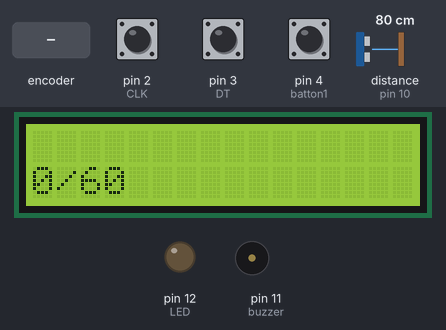
Recording of a sketch running on a simulated Arduino Uno, built with avr-gcc and run on an emulated ATmega328P. Shown: 16×2 character LCD, output pins drawn as LEDs (lit = HIGH), buzzer (waves = sounding, pin HIGH). Wiring (inferred from the names in the program): ultrasonic range finder: trigger pin 9; echo pin 10. Inputs (shaded band) come from the test bench; at power-on: distance to the obstacle (sensor on pin 10) 80 cm, pin 4 (batton1) HIGH, pin 2 (CLK) HIGH, pin 3 (DT) HIGH. The echo pulse lasts 58.3 µs per cm; pins used as bus, display or sensor lines are not drawn; what the sketch prints to the serial monitor is not drawn.

Above: at 1.3 s.
1.4 s: distance to the obstacle (sensor on pin 10) set to 28 cm
2.9 s: distance to the obstacle (sensor on pin 10) set to 23 cm
At 3.9 s:
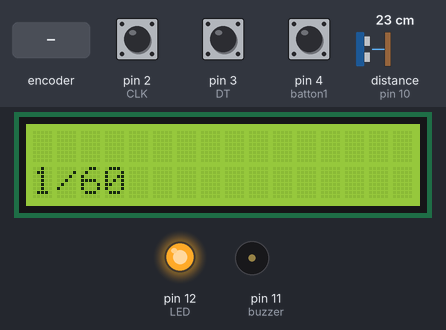
5.9 s: rotary encoder on pin 2 (CLK) / pin 3 (DT) turned 3 steps (first pin leading)
At 7.0 s:
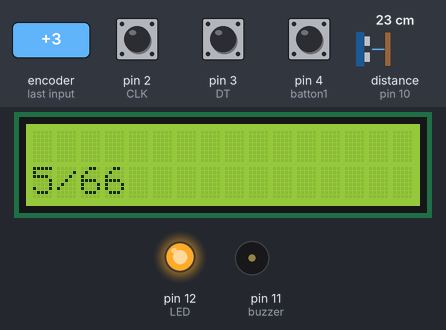
8.0 s: pin 4 (batton1) pulled LOW for 0.15 s
At 8.9 s:
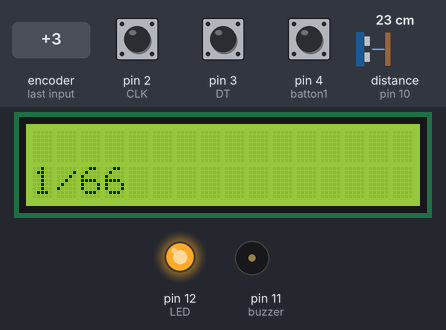
9.6 s: rotary encoder on pin 2 (CLK) / pin 3 (DT) turned 1 step (first pin leading)
At 10.6 s:
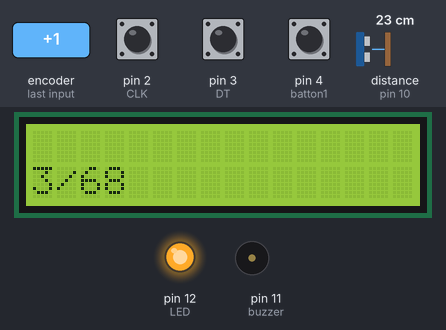
11.3 s: pin 4 (batton1) pulled LOW for 1 s
At 12.4 s:
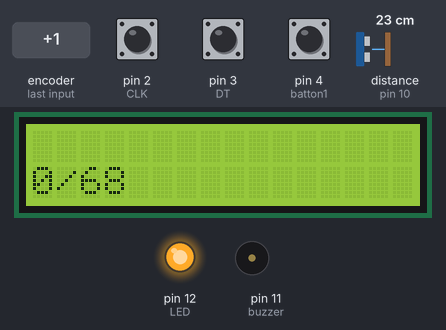
Timing chart, 0 to 14.3 s (numbered marks = the images above; inputs shaded):
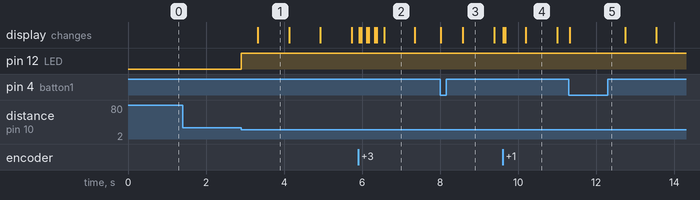

Measured:
- the behaviour switches between 26 and 25 cm on distance to the obstacle (sensor on pin 10) (found by bisection; images 0 and 1)
- after the input at 1.4 s, every drawn part: stays the same
- after the input at 2.9 s, pin 12 (LED): LOW → HIGH at once; the display: changes after 0.43 s (image 1)
- what the display in image 1 shows lasts 0.8 s, from 3.3 s to 4.1 s

The sketch:

fitnes_V2.0.ino
```cpp
#include <Wire.h>
#include <LiquidCrystal_I2C.h>

#define SDA A4// дисплей
#define SCL A5// дисплей
#define TRIG 9 // датчик расстояния
#define ECHO 10 // датчик расст.
#define LED 12 //индикатор препятствия
#define CLK 2 // потенциометр
#define DT 3 // потенциометр
#define batton1 4 // кнопка на потенциометре
#define buzzer 11 // пищалка

LiquidCrystal_I2C lcd(0x27, 16, 2);

boolean led_flag = 0;
unsigned int upquantity = 0;
int seriilimit = 60;
int serialquantity = 0;

int lastStateCLK; // для потенциометра

unsigned long previousMillis = 0;
unsigned long upMillis = 0;
const unsigned long interval = 50; // частота измерения датчика
const unsigned long upinterval = 400; // время пролёта руки у датчика


void setup() {
  Serial.begin(9600);
  pinMode(TRIG, OUTPUT);
  pinMode(ECHO, INPUT);
  pinMode(LED, OUTPUT);
  pinMode(CLK, INPUT);
  pinMode(DT, INPUT);
  pinMode(batton1, INPUT_PULLUP);
  pinMode(buzzer, OUTPUT);

  lcd.init();           // Инициализация
  lcd.backlight();      // Включить подсветку
  lcd.setCursor(0, 0);
  lcd.print("                 ");
  lcd.print(serialquantity);
  lcd.setCursor(0, 1);
  lcd.print("                 ");
  lcd.setCursor(0, 1);
  lcd.print(upquantity/2);
  lcd.print("/");
  lcd.print(seriilimit);

  lastStateCLK = digitalRead(CLK);

}


void loop() {
  unsigned long currentMillis = millis();
  int currentStateCLK = digitalRead(CLK);

   if (currentMillis - previousMillis >= interval) {
    previousMillis = currentMillis;

    digitalWrite(TRIG, LOW);
    delayMicroseconds(2);
    digitalWrite(TRIG, HIGH);
    delayMicroseconds(10);
    digitalWrite(TRIG, LOW);

    long duration = pulseIn(ECHO, HIGH);
  float distance = duration * 0.034 / 2; // скорость звука ~0.034 см/мкс
  // Serial.print("Расстояние: ");
  // Serial.print(distance);
  // Serial.println(" см");
  if (distance <= 25) { // условие для датчика, отсчёт 1x
    digitalWrite(LED, HIGH);
    led_flag = 1;
    if (currentMillis - upMillis >= upinterval) {
      upMillis = currentMillis;
      upquantity++;
      Serial.println(upquantity);
      lcd.setCursor(0, 1);
      lcd.print("                 ");
      lcd.setCursor(0, 1);
      lcd.print(upquantity/2);
      lcd.print("/");
      lcd.print(seriilimit);
    }
  } else {
    digitalWrite(LED, LOW);
    led_flag = 0;
  }
  if (upquantity/2 > seriilimit-1) { // пересчёт кол-ва сделаных серий
    serialquantity++;
    upquantity = 0;
    tone(buzzer, 1000);  // 1000 Гц
    delay(500);
    noTone(buzzer);
    delay(500);
    lcd.setCursor(0, 0);
    lcd.print("                 ");
    lcd.setCursor(0, 0);
    lcd.print(serialquantity);
  }

  // delay(50);
   }
  if (currentStateCLK != lastStateCLK) {
    if (digitalRead(DT) != currentStateCLK) {
      seriilimit++;
    } else {
      if (seriilimit > 1){
      seriilimit--;
      }
    }
    lcd.setCursor(0, 1);
    lcd.print("                 ");
    lcd.setCursor(0, 1);
    lcd.print(upquantity/2);
    lcd.print("/");
    lcd.print(seriilimit);
  }

  lastStateCLK = currentStateCLK;

  if (digitalRead(batton1) == LOW) {
    upquantity = 0;
     lcd.setCursor(0, 1);
      lcd.print("                 ");
      lcd.setCursor(0, 1);
      lcd.print(upquantity/2);
      lcd.print("/");
      lcd.print(seriilimit);
  }
}
```
